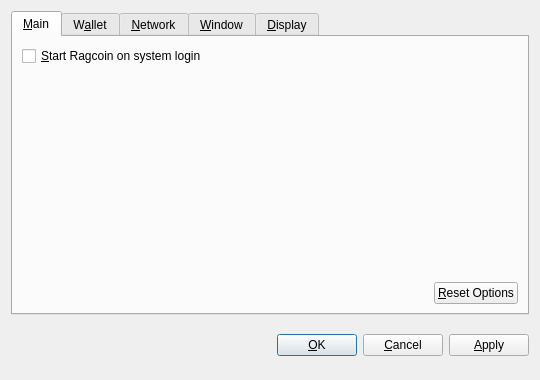
<?xml version="1.0" encoding="UTF-8"?>
<ui version="4.0">
 <class>OptionsDialog</class>
 <widget class="QDialog" name="OptionsDialog">
  <property name="geometry">
   <rect>
    <x>0</x>
    <y>0</y>
    <width>540</width>
    <height>380</height>
   </rect>
  </property>
  <property name="windowTitle">
   <string>Options</string>
  </property>
  <property name="modal">
   <bool>true</bool>
  </property>
  <layout class="QVBoxLayout" name="verticalLayout">
   <item>
    <widget class="QTabWidget" name="tabWidget">
     <property name="tabPosition">
      <enum>QTabWidget::North</enum>
     </property>
     <property name="currentIndex">
      <number>0</number>
     </property>
     <widget class="QWidget" name="tabMain">
      <attribute name="title">
       <string>&amp;Main</string>
      </attribute>
      <layout class="QVBoxLayout" name="verticalLayout_Main">
       <item>
        <widget class="QCheckBox" name="bitcoinAtStartup">
         <property name="toolTip">
          <string>Automatically start Ragcoin after logging in to the system.</string>
         </property>
         <property name="text">
          <string>&amp;Start Ragcoin on system login</string>
         </property>
        </widget>
       </item>
       <item>
        <spacer name="verticalSpacer_Main">
         <property name="orientation">
          <enum>Qt::Vertical</enum>
         </property>
         <property name="sizeHint" stdset="0">
          <size>
           <width>20</width>
           <height>40</height>
          </size>
         </property>
        </spacer>
       </item>
       <item>
        <layout class="QHBoxLayout" name="horizontalLayout_2_Main">
         <item>
          <spacer name="horizontalSpacer_2_Main">
           <property name="orientation">
            <enum>Qt::Horizontal</enum>
           </property>
           <property name="sizeHint" stdset="0">
            <size>
             <width>40</width>
             <height>20</height>
            </size>
           </property>
          </spacer>
         </item>
         <item>
          <widget class="QPushButton" name="resetButton">
           <property name="toolTip">
            <string>Reset all client options to default.</string>
           </property>
           <property name="text">
            <string>&amp;Reset Options</string>
           </property>
           <property name="autoDefault">
            <bool>false</bool>
           </property>
          </widget>
         </item>
        </layout>
       </item>
      </layout>
     </widget>
     <widget class="QWidget" name="tabWallet">
      <attribute name="title">
       <string>W&amp;allet</string>
      </attribute>
      <layout class="QVBoxLayout" name="verticalLayout_Network">
       <item>
        <widget class="QLabel" name="transactionFeeInfoLabel">
         <property name="text">
          <string>Optional transaction fee per kB that helps make sure your transactions are processed quickly. Most transactions are 1 kB.</string>
         </property>
         <property name="textFormat">
          <enum>Qt::PlainText</enum>
         </property>
         <property name="wordWrap">
          <bool>true</bool>
         </property>
        </widget>
       </item>
       <item>
        <layout class="QHBoxLayout" name="horizontalLayout_1_Main">
         <item>
          <widget class="QLabel" name="transactionFeeLabel">
           <property name="text">
            <string>Pay transaction &amp;fee</string>
           </property>
           <property name="textFormat">
            <enum>Qt::PlainText</enum>
           </property>
           <property name="buddy">
            <cstring>transactionFee</cstring>
           </property>
          </widget>
         </item>
         <item>
          <widget class="BitcoinAmountField" name="transactionFee"/>
         </item>
         <item>
          <spacer name="horizontalSpacer_1_Main">
           <property name="orientation">
            <enum>Qt::Horizontal</enum>
           </property>
           <property name="sizeHint" stdset="0">
            <size>
             <width>40</width>
             <height>20</height>
            </size>
           </property>
          </spacer>
         </item>
        </layout>
       </item>
       <item>
        <widget class="QLabel" name="label">
         <property name="text">
          <string>If you disable the spending of unconfirmed change, the change from a transaction cannot be used until that transaction has at least one confirmation. This also affects how your balance is computed.</string>
         </property>
         <property name="wordWrap">
          <bool>true</bool>
         </property>
        </widget>
       </item>
       <item>
        <widget class="QCheckBox" name="spendZeroConfChange">
         <property name="text">
          <string>Spend unconfirmed change  (experts only)</string>
         </property>
        </widget>
       </item>
       <item>
        <spacer name="verticalSpacer">
         <property name="orientation">
          <enum>Qt::Vertical</enum>
         </property>
         <property name="sizeHint" stdset="0">
          <size>
           <width>20</width>
           <height>40</height>
          </size>
         </property>
        </spacer>
       </item>
      </layout>
     </widget>
     <widget class="QWidget" name="tabNetwork">
      <attribute name="title">
       <string>&amp;Network</string>
      </attribute>
      <layout class="QVBoxLayout" name="verticalLayout_Network">
       <item>
        <widget class="QCheckBox" name="mapPortUpnp">
         <property name="toolTip">
          <string>Automatically open the Ragcoin client port on the router. This only works when your router supports UPnP and it is enabled.</string>
         </property>
         <property name="text">
          <string>Map port using &amp;UPnP</string>
         </property>
        </widget>
       </item>
       <item>
        <widget class="QCheckBox" name="connectSocks">
         <property name="toolTip">
          <string>Connect to the Ragcoin network through a SOCKS proxy (e.g. when connecting through Tor).</string>
         </property>
         <property name="text">
          <string>&amp;Connect through SOCKS proxy:</string>
         </property>
        </widget>
       </item>
       <item>
        <layout class="QHBoxLayout" name="horizontalLayout_Network">
         <item>
          <widget class="QLabel" name="proxyIpLabel">
           <property name="text">
            <string>Proxy &amp;IP:</string>
           </property>
           <property name="textFormat">
            <enum>Qt::PlainText</enum>
           </property>
           <property name="buddy">
            <cstring>proxyIp</cstring>
           </property>
          </widget>
         </item>
         <item>
          <widget class="QValidatedLineEdit" name="proxyIp">
           <property name="maximumSize">
            <size>
             <width>140</width>
             <height>16777215</height>
            </size>
           </property>
           <property name="toolTip">
            <string>IP address of the proxy (e.g. 127.0.0.1)</string>
           </property>
          </widget>
         </item>
         <item>
          <widget class="QLabel" name="proxyPortLabel">
           <property name="text">
            <string>&amp;Port:</string>
           </property>
           <property name="textFormat">
            <enum>Qt::PlainText</enum>
           </property>
           <property name="buddy">
            <cstring>proxyPort</cstring>
           </property>
          </widget>
         </item>
         <item>
          <widget class="QLineEdit" name="proxyPort">
           <property name="maximumSize">
            <size>
             <width>55</width>
             <height>16777215</height>
            </size>
           </property>
           <property name="toolTip">
            <string>Port of the proxy (e.g. 9050)</string>
           </property>
          </widget>
         </item>
         <item>
          <widget class="QLabel" name="socksVersionLabel">
           <property name="text">
            <string>SOCKS &amp;Version:</string>
           </property>
           <property name="textFormat">
            <enum>Qt::PlainText</enum>
           </property>
           <property name="buddy">
            <cstring>socksVersion</cstring>
           </property>
          </widget>
         </item>
         <item>
          <widget class="QValueComboBox" name="socksVersion">
           <property name="toolTip">
            <string>SOCKS version of the proxy (e.g. 5)</string>
           </property>
          </widget>
         </item>
         <item>
          <spacer name="horizontalSpacer_Network">
           <property name="orientation">
            <enum>Qt::Horizontal</enum>
           </property>
           <property name="sizeHint" stdset="0">
            <size>
             <width>40</width>
             <height>20</height>
            </size>
           </property>
          </spacer>
         </item>
        </layout>
       </item>
       <item>
        <spacer name="verticalSpacer_Network">
         <property name="orientation">
          <enum>Qt::Vertical</enum>
         </property>
         <property name="sizeHint" stdset="0">
          <size>
           <width>20</width>
           <height>40</height>
          </size>
         </property>
        </spacer>
       </item>
      </layout>
     </widget>
     <widget class="QWidget" name="tabWindow">
      <attribute name="title">
       <string>&amp;Window</string>
      </attribute>
      <layout class="QVBoxLayout" name="verticalLayout_Window">
       <item>
        <widget class="QCheckBox" name="minimizeToTray">
         <property name="toolTip">
          <string>Show only a tray icon after minimizing the window.</string>
         </property>
         <property name="text">
          <string>&amp;Minimize to the tray instead of the taskbar</string>
         </property>
        </widget>
       </item>
       <item>
        <widget class="QCheckBox" name="minimizeOnClose">
         <property name="toolTip">
          <string>Minimize instead of exit the application when the window is closed. When this option is enabled, the application will be closed only after selecting Quit in the menu.</string>
         </property>
         <property name="text">
          <string>M&amp;inimize on close</string>
         </property>
        </widget>
       </item>
       <item>
        <spacer name="verticalSpacer_Window">
         <property name="orientation">
          <enum>Qt::Vertical</enum>
         </property>
         <property name="sizeHint" stdset="0">
          <size>
           <width>20</width>
           <height>40</height>
          </size>
         </property>
        </spacer>
       </item>
      </layout>
     </widget>
     <widget class="QWidget" name="tabDisplay">
      <attribute name="title">
       <string>&amp;Display</string>
      </attribute>
      <layout class="QVBoxLayout" name="verticalLayout_Display">
       <item>
        <layout class="QHBoxLayout" name="horizontalLayout_1_Display">
         <item>
          <widget class="QLabel" name="langLabel">
           <property name="text">
            <string>User Interface &amp;language:</string>
           </property>
           <property name="textFormat">
            <enum>Qt::PlainText</enum>
           </property>
           <property name="buddy">
            <cstring>lang</cstring>
           </property>
          </widget>
         </item>
         <item>
          <widget class="QValueComboBox" name="lang">
           <property name="toolTip">
            <string>The user interface language can be set here. This setting will take effect after restarting Ragcoin.</string>
           </property>
          </widget>
         </item>
        </layout>
       </item>
       <item>
        <layout class="QHBoxLayout" name="horizontalLayout_2_Display">
         <item>
          <widget class="QLabel" name="unitLabel">
           <property name="text">
            <string>&amp;Unit to show amounts in:</string>
           </property>
           <property name="textFormat">
            <enum>Qt::PlainText</enum>
           </property>
           <property name="buddy">
            <cstring>unit</cstring>
           </property>
          </widget>
         </item>
         <item>
          <widget class="QValueComboBox" name="unit">
           <property name="toolTip">
            <string>Choose the default subdivision unit to show in the interface and when sending coins.</string>
           </property>
          </widget>
         </item>
        </layout>
       </item>
       <item>
        <widget class="QCheckBox" name="displayAddresses">
         <property name="toolTip">
          <string>Whether to show Ragcoin addresses in the transaction list or not.</string>
         </property>
         <property name="text">
          <string>&amp;Display addresses in transaction list</string>
         </property>
        </widget>
       </item>
       <item>
        <widget class="QCheckBox" name="coinControlFeatures">
         <property name="toolTip">
          <string>Whether to show coin control features or not.</string>
         </property>
         <property name="text">
          <string>Display coin &amp;control features (experts only!)</string>
         </property>
        </widget>
       </item>
       <item>
        <spacer name="verticalSpacer_Display">
         <property name="orientation">
          <enum>Qt::Vertical</enum>
         </property>
         <property name="sizeHint" stdset="0">
          <size>
           <width>20</width>
           <height>40</height>
          </size>
         </property>
        </spacer>
       </item>
      </layout>
     </widget>
    </widget>
   </item>
   <item>
    <layout class="QHBoxLayout" name="horizontalLayout_Buttons">
     <item>
      <spacer name="horizontalSpacer_1">
       <property name="orientation">
        <enum>Qt::Horizontal</enum>
       </property>
       <property name="sizeHint" stdset="0">
        <size>
         <width>40</width>
         <height>48</height>
        </size>
       </property>
      </spacer>
     </item>
     <item>
      <widget class="QLabel" name="statusLabel">
       <property name="font">
        <font>
         <weight>75</weight>
         <bold>true</bold>
        </font>
       </property>
       <property name="text">
        <string/>
       </property>
       <property name="textFormat">
        <enum>Qt::PlainText</enum>
       </property>
       <property name="wordWrap">
        <bool>true</bool>
       </property>
      </widget>
     </item>
     <item>
      <spacer name="horizontalSpacer_2">
       <property name="orientation">
        <enum>Qt::Horizontal</enum>
       </property>
       <property name="sizeHint" stdset="0">
        <size>
         <width>40</width>
         <height>48</height>
        </size>
       </property>
      </spacer>
     </item>
     <item>
      <widget class="QPushButton" name="okButton">
       <property name="text">
        <string>&amp;OK</string>
       </property>
      </widget>
     </item>
     <item>
      <widget class="QPushButton" name="cancelButton">
       <property name="text">
        <string>&amp;Cancel</string>
       </property>
       <property name="autoDefault">
        <bool>false</bool>
       </property>
      </widget>
     </item>
     <item>
      <widget class="QPushButton" name="applyButton">
       <property name="text">
        <string>&amp;Apply</string>
       </property>
       <property name="autoDefault">
        <bool>false</bool>
       </property>
      </widget>
     </item>
    </layout>
   </item>
  </layout>
 </widget>
 <customwidgets>
  <customwidget>
   <class>BitcoinAmountField</class>
   <extends>QSpinBox</extends>
   <header>bitcoinamountfield.h</header>
  </customwidget>
  <customwidget>
   <class>QValueComboBox</class>
   <extends>QComboBox</extends>
   <header>qvaluecombobox.h</header>
  </customwidget>
  <customwidget>
   <class>QValidatedLineEdit</class>
   <extends>QLineEdit</extends>
   <header>qvalidatedlineedit.h</header>
  </customwidget>
 </customwidgets>
 <resources/>
 <connections/>
</ui>
